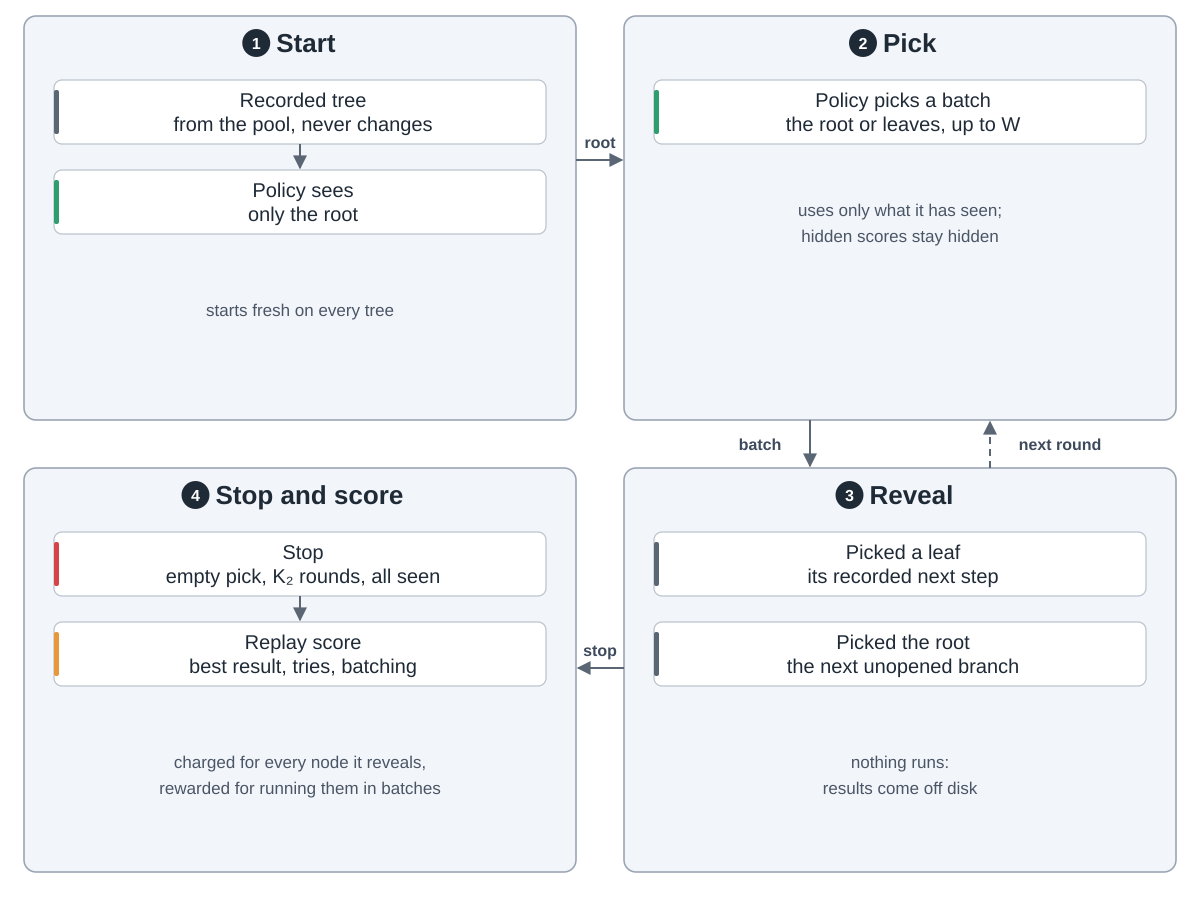

Source code (Python):
"""Dream-RSI step 2: replay one policy on one recorded tree.  Drawn from the paper, section 2,
section 3 "Offline evaluation" and "Replay objective", Figure 2 and appendix B.2, in
github.com/zhengkid/Dream-RSI papers/Dream-RSI.pdf (commit 4149ea9), and the demo text on
https://dream-rsi.com/ (read 2026-10-05).  Run: python3 replay.py

Snake order: 1 start (top left) -> 2 pick (top right) -> 3 reveal (bottom right), looping back to 2
each round -> 4 stop and score (bottom left)."""
import sys
from pathlib import Path

sys.path.insert(0, str(Path(__file__).resolve().parents[2] / "tools"))
from archdiagram import Diagram  # noqa: E402

d = Diagram("Dream-RSI step 2: replay",
            "1 Start: a recorded tree from the pool, which never changes; the policy starts fresh and sees "
            "only the root. 2 Pick: the policy picks a batch, the root or leaves, up to W, using only what it "
            "has seen; hidden scores stay hidden. 3 Reveal: a picked leaf reveals its recorded next step, a "
            "picked root reveals the next unopened branch. Nothing runs; results come off disk. Then the policy "
            "picks again. 4 Stop and score: replay stops on an empty pick, after K2 rounds, or when the whole "
            "tree is seen. The replay score rewards the best result found, charges for every node revealed, "
            "and rewards bigger batches.")

L, R, W = 24, 624, 552
T1, H1 = 16, 404
T2, H2 = 468, 404
CW, CH, GAP = 492, 64, 26


def column(x, top, cards, arrows=True):
    for i, (lbl, kind) in enumerate(cards):
        y = top + 64 + i * (CH + GAP)
        d.card(x + 30, y, lbl, kind, w=CW, h=CH)
        if arrows and i:
            d.arrow(f"M{x + W / 2} {y - GAP}V{y - 2}")


d.group(L, T1, W, H1, "Start", 1)
column(L, T1, [("Recorded tree|from the pool, never changes", "data"),
               ("Policy sees|only the root", "plan")])
d.note(L + W / 2, T1 + 300, "starts fresh on every tree")

d.group(R, T1, W, H1, "Pick", 2)
column(R, T1, [("Policy picks a batch|the root or leaves, up to W", "plan")])
d.note(R + W / 2, T1 + 200, "uses only what it has seen;")
d.note(R + W / 2, T1 + 226, "hidden scores stay hidden")

d.group(R, T2, W, H2, "Reveal", 3)
column(R, T2, [("Picked a leaf|its recorded next step", "data"),
               ("Picked the root|the next unopened branch", "data")], arrows=False)
d.note(R + W / 2, T2 + 300, "nothing runs:")
d.note(R + W / 2, T2 + 326, "results come off disk")

d.group(L, T2, W, H2, "Stop and score", 4)
column(L, T2, [("Stop|empty pick, K₂ rounds, all seen", "review"),
               ("Replay score|best result, tries, batching", "critic")])
d.note(L + W / 2, T2 + 300, "charged for every node it reveals,")
d.note(L + W / 2, T2 + 326, "rewarded for running them in batches")

d.arrow(f"M{L + W} 160H{R - 2}", label="root", at=(600, 148))
d.arrow(f"M{R + W / 2 - 90} {T1 + H1}V{T2 - 2}", label="batch", at=(R + W / 2 - 140, T1 + H1 + 30))
d.arrow(f"M{R + W / 2 + 90} {T2}V{T1 + H1 + 2}", back=True, label="next round", at=(R + W / 2 + 160, T1 + H1 + 30))
d.arrow(f"M{R} {T2 + 200}H{L + W + 2}", label="stop", at=(600, T2 + 188))

d.save(Path(__file__).with_name("replay.svg"))
